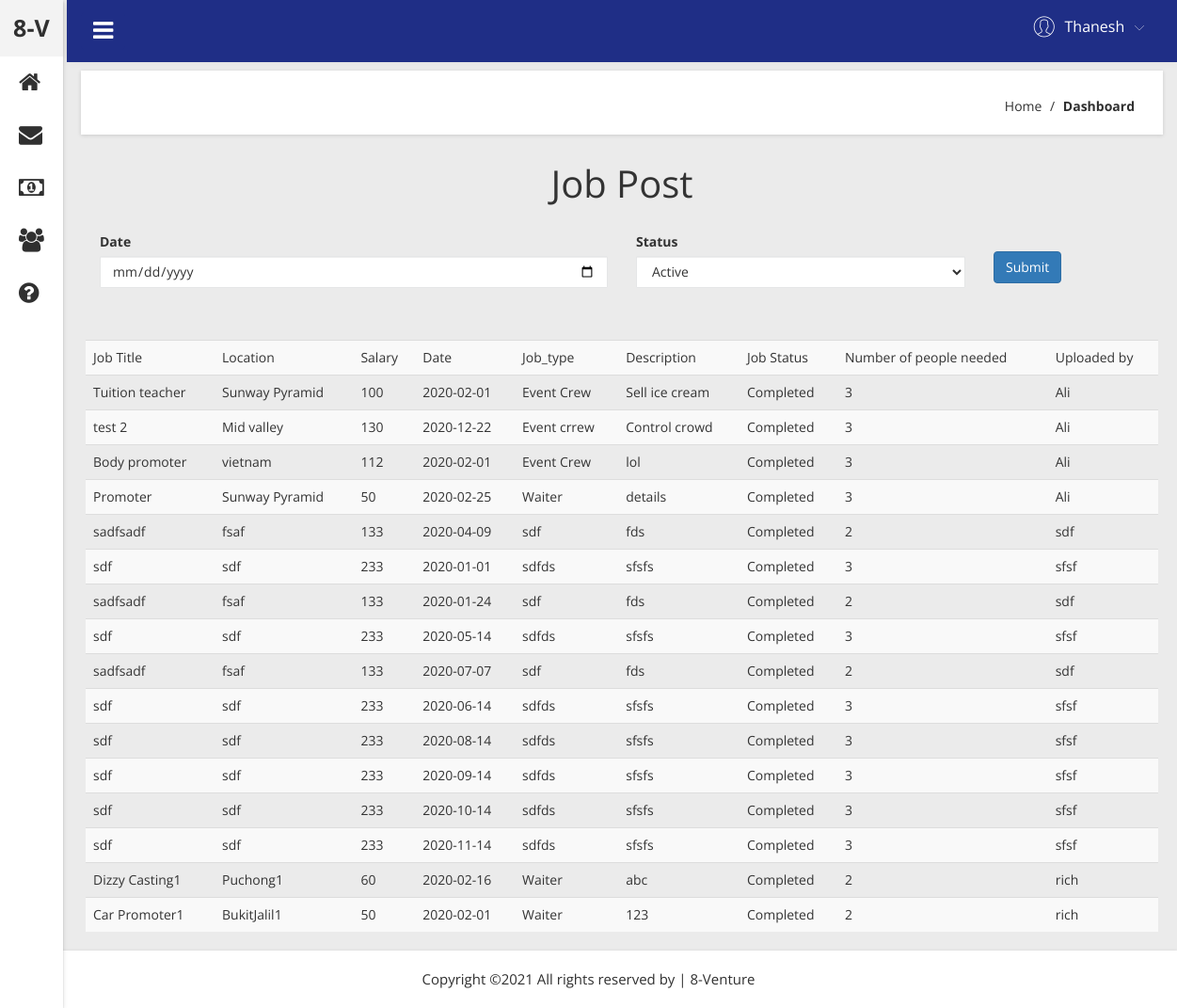
Screenshot of /manageradmin/dashboard.php (signed in) with the database file from the repository.
### tables this page shows
CREATE TABLE IF NOT EXISTS `job` (
  `JobID` int(11) NOT NULL AUTO_INCREMENT,
  `JobTitle` varchar(50) NOT NULL,
  `location` varchar(255) DEFAULT NULL,
  `salary` int(11) DEFAULT NULL,
  `date` date DEFAULT NULL,
  `Job_type` varchar(50) DEFAULT NULL,
  `Description` varchar(255) DEFAULT NULL,
  `Job_Status` varchar(50) DEFAULT NULL,
  `Part-timer_needed` int(11) NOT NULL,
  `Username` varchar(50) DEFAULT NULL,
  PRIMARY KEY (`JobID`),
  KEY `Username` (`Username`)
);

### manageradmin/dashboard.php (the view, shortened to what this page needs)
<!doctype html>
<html class="no-js" lang="en">
<head>
    <link rel="stylesheet" href="css/bootstrap.min.css">
    <link rel="stylesheet" href="css/font-awesome.min.css">
    <link rel="stylesheet" href="css/adminpro-custon-icon.css">
    <link rel="stylesheet" href="css/meanmenu.min.css">
    <link rel="stylesheet" href="css/jquery.mCustomScrollbar.min.css">
    <link rel="stylesheet" href="css/animate.css">
    <link rel="stylesheet" href="css/data-table/bootstrap-table.css">
    <link rel="stylesheet" href="css/data-table/bootstrap-editable.css">
    <link rel="stylesheet" href="css/normalize.css">
    <link rel="stylesheet" href="css/c3.min.css">
    <link rel="stylesheet" href="css/form/all-type-forms.css">
    <link rel="stylesheet" href="style.css">
    <link rel="stylesheet" href="css/responsive.css">
</head>
<body class="materialdesign">
    <div class="wrapper-pro">
        <div class="left-sidebar-pro">
            <nav id="sidebar">
                <div class="sidebar-header">
                    <strong>8-V	</strong>
                </div>
                <div class="left-custom-menu-adp-wrap">
                    <ul class="nav navbar-nav left-sidebar-menu-pro">
                         <li class="nav-item"><a href="dashboard.php"><i class="fa big-icon fa-home"></i> <span class="mini-dn">Home</span></a>
                        </li>
                      	<li class="nav-item"><a href="#" data-toggle="dropdown" role="button" aria-expanded="false" class="nav-link dropdown-toggle"><i class="fa big-icon fa-envelope"></i> </a>
                        </li>
                        <li class="nav-item"><a href="Test Payment.php"><i class="fa big-icon fa-coins"></i> <span class="mini-dn">Payment and Rating</span></a>
                        </li>
                        <li class="nav-item"><a href="adminremovePartTimer.php"><i class="fa big-icon fa-users"></i> <span class="mini-dn">Manage Account</span></a>
                        </li>
                        <li class="nav-item"><a href="#" data-toggle="dropdown" role="button" aria-expanded="false" class="nav-link dropdown-toggle"><i class="fa big-icon fa-question-circle"></i> </a>
                        </li>
                     </ul>
                </div>
            </nav>
        </div>
        <div class="content-inner-all">
            <div class="header-top-area">
                <div class="fixed-header-top">
                    <div class="container-fluid">
                        <div class="row">
                            <div class="col-lg-1 col-md-6 col-sm-6 col-xs-12">
                                <button type="button" id="sidebarCollapse" class="btn bar-button-pro header-drl-controller-btn btn-info navbar-btn">
                                    <i class="fa fa-bars"></i>
                                </button>
                            </div>
                            <div class="col-lg-5 col-md-5 col-sm-6 col-xs-12">
                                <div class="header-right-info">
                                    <ul class="nav navbar-nav mai-top-nav header-right-menu">
                                        <li class="nav-item dropdown">
                                                 </li>
                                             <li class="nav-item">
                                            <a href="#" data-toggle="dropdown" role="button" aria-expanded="false" class="nav-link dropdown-toggle">
                                                <span class="adminpro-icon adminpro-user-rounded header-riht-inf"></span>
                                                <span class="admin-name"><?php echo ($_SESSION['mySession'])?></span>
                                                <span class="author-project-icon adminpro-icon adminpro-down-arrow"></span>
                                            </a>
                                        </li>
                                        <li class="nav-item nav-setting-open"><a href="#" data-toggle="dropdown" role="button" aria-expanded="false" class="nav-link dropdown-toggle"><i class=""></i></a>
                                        </li>
                                    </ul>
                                </div>
                            </div>
                        </div>
                    </div>
                </div>
            </div>
            <div class="breadcome-area mg-b-30 small-dn">
                <div class="container-fluid">
                    <div class="row">
                        <div class="col-lg-12">
                            <div class="breadcome-list map-mg-t-40-gl shadow-reset">
                                <div class="row">
                                    <div class="col-lg-6 col-md-6 col-sm-6 col-xs-6">
                                    </div>
                                    <div class="col-lg-6 col-md-6 col-sm-6 col-xs-6">
                                        <ul class="breadcome-menu">
                                            <li><a href="dashboard.php">Home</a> <span class="bread-slash">/</span>
                                            </li>
                                            <li><a href="dashboard.php"><strong>Dashboard</strong></a> <span class="bread-slash"></span>
                                            </li>
                                        </ul>
                                    </div>
                                </div>
                            </div>
                        </div>
                    </div>
                </div>
            </div>
                        <?php
			    include("connection.php");
			    $today=date("Y-m-d");
			    if(isset($_POST['Submit'])){
			        $status=$_POST['Status'];
			        $date=$_POST['Date'];
			        $sql2 = "SELECT * FROM JOB WHERE Job_Status='$status' AND `date`>='$date'";
			        if(!$result=mysqli_query($con,$sql2)){
			            die('Error:'.mysqli_error($con));
			        }
			    }else{
			        $sql = "SELECT * FROM JOB";
			        if(!$result=mysqli_query($con,$sql)){
			            die ('Error:'.mysqli_error($con));
			        }
			    }
			?>
									<div class="container">
										<div class="text-center">
											<h3 style="font-size:40px">Job Post</h3>
										</div>
										<br>
                                      <form action="adminsearchjob.php" class="search-job" method="POST">
									    <div class="form-group col-md-6">
									      <label for="inputCity">Date</label>
									            <input type="date" name="Date" class="form-control" placeholder=" Working date" min=<?php echo $today; ?>>    </div>
									    <div class="form-group col-md-4">
									      <label for="inputState">Status</label>
                                                  <select name="Status" id="" class="form-control">
                                                    <option value="Active">Active</option>
                                                  </select>
											    </div>
											    <div class="form-group col-md-2">
											      <label for="inputZip"></label><br>
                                                   <input type="submit" value="Submit" name="Submit" class="btn btn-primary">
											    </div>
											  </div>
									</form><br><br>
									<div class="container">
											<table class ="table table-striped" width="150%">
											    <tr>
											    <td scope="col">Job Title</td>
											    <td scope="col">Location</td>
											    <td scope="col">Salary</td>
											    <td scope="col">Date</td>
											    <td scope="col">Job_type</td>
											    <td scope="col">Description</td>
											    <td scope="col">Job Status</td>
											    <td scope="col">Number of people needed</td>
											    <td scope="col">Uploaded by</td>
											<?php
											    while($r=mysqli_fetch_assoc($result)){
											        echo "<tr>";
											        echo "<td>";
											        echo $r['JobTitle'];
											        echo "</td>";
											        echo "<td>";
											        echo $r['location'];
											        echo "</td>";
											        echo "<td>";
											        echo $r['salary'];
											        echo "</td>";
											        echo "<td>";
											        echo $r['date'];
											        echo "</td>";
											        echo "<td>";
											        echo $r['Job_type'];
											        echo "</td>";
											        echo "<td>";
											        echo $r['Description'];
											        echo "</td>";
											        echo "<td>";
											        echo $r['Job_Status'];
											        echo "</td>";
											        echo "<td>";
											        echo $r['Part-timer_needed'];
											        echo "</td>";
											        echo "<td>";
											        echo $r['Username'];
											        }
											?>
											</table>
											</div>
		</div>
    <div class="footer-copyright-area">
        <div class="container-fluid">
            <div class="row">
                <div class="col-lg-12">
                    <div class="footer-copy-right">
                         <p>  Copyright &copy;<script>document.write(new Date().getFullYear());</script> All rights reserved by | <a href="dashboard.php" target="_blank">8-Venture</a></p>
                    </div>
                </div>
            </div>
        </div>
    </div>
</html>

### rows the page displays
job: JobTitle "Tuition teacher", location "Sunway Pyramid", salary "100", date "2020-02-01", Job_type "Event Crew", Description "Sell ice cream", Job_Status "Completed", value "3", Username "Ali"
job: JobTitle "test 2", location "Mid valley", salary "130", date "2020-12-22", Job_type "Event crrew", Description "Control crowd", Job_Status "Completed", value "3", Username "Ali"
job: JobTitle "Body promoter", location "vietnam", salary "112", date "2020-02-01", Job_type "Event Crew", Description "lol", Job_Status "Completed", value "3", Username "Ali"
job: JobTitle "Promoter", location "Sunway Pyramid", salary "50", date "2020-02-25", Job_type "Waiter", Description "details", Job_Status "Completed", value "3", Username "Ali"
job: JobTitle "sadfsadf", location "fsaf", salary "133", date "2020-04-09", Job_type "sdf", Description "fds", Job_Status "Completed", value "2", Username "sdf"
job: JobTitle "sdf", location "sdf", salary "233", date "2020-01-01", Job_type "sdfds", Description "sfsfs", Job_Status "Completed", value "3", Username "sfsf"
job: JobTitle "sadfsadf", location "fsaf", salary "133", date "2020-01-24", Job_type "sdf", Description "fds", Job_Status "Completed", value "2", Username "sdf"
job: JobTitle "sdf", location "sdf", salary "233", date "2020-05-14", Job_type "sdfds", Description "sfsfs", Job_Status "Completed", value "3", Username "sfsf"
job: JobTitle "sadfsadf", location "fsaf", salary "133", date "2020-07-07", Job_type "sdf", Description "fds", Job_Status "Completed", value "2", Username "sdf"
job: JobTitle "sdf", location "sdf", salary "233", date "2020-06-14", Job_type "sdfds", Description "sfsfs", Job_Status "Completed", value "3", Username "sfsf"
job: JobTitle "sdf", location "sdf", salary "233", date "2020-08-14", Job_type "sdfds", Description "sfsfs", Job_Status "Completed", value "3", Username "sfsf"
job: JobTitle "sdf", location "sdf", salary "233", date "2020-09-14", Job_type "sdfds", Description "sfsfs", Job_Status "Completed", value "3", Username "sfsf"
job: JobTitle "sdf", location "sdf", salary "233", date "2020-10-14", Job_type "sdfds", Description "sfsfs", Job_Status "Completed", value "3", Username "sfsf"
job: JobTitle "sdf", location "sdf", salary "233", date "2020-11-14", Job_type "sdfds", Description "sfsfs", Job_Status "Completed", value "3", Username "sfsf"
job: JobTitle "Dizzy Casting1", location "Puchong1", salary "60", date "2020-02-16", Job_type "Waiter", Description "abc", Job_Status "Completed", value "2", Username "rich"
job: JobTitle "Car Promoter1", location "BukitJalil1", salary "50", date "2020-02-01", Job_type "Waiter", Description "123", Job_Status "Completed", value "2", Username "rich"

### other values shown
$_SESSION['mySession'] "Thanesh"
